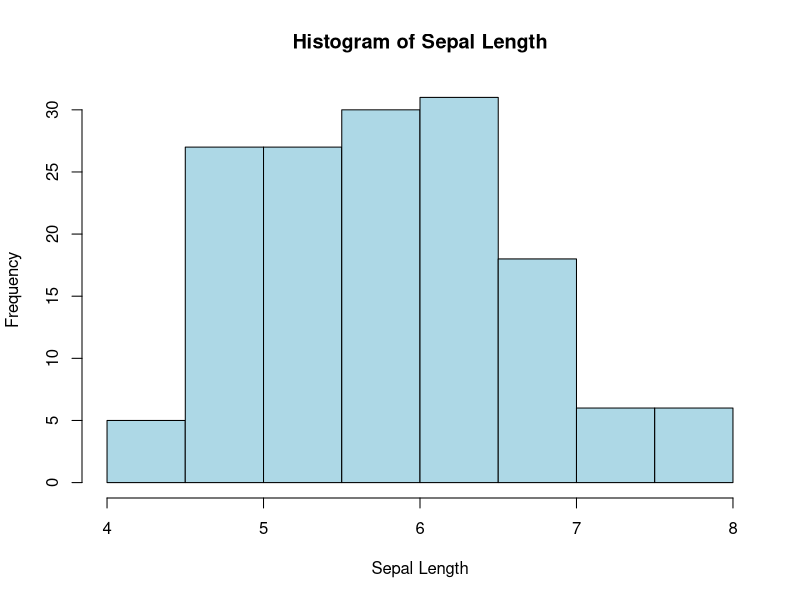
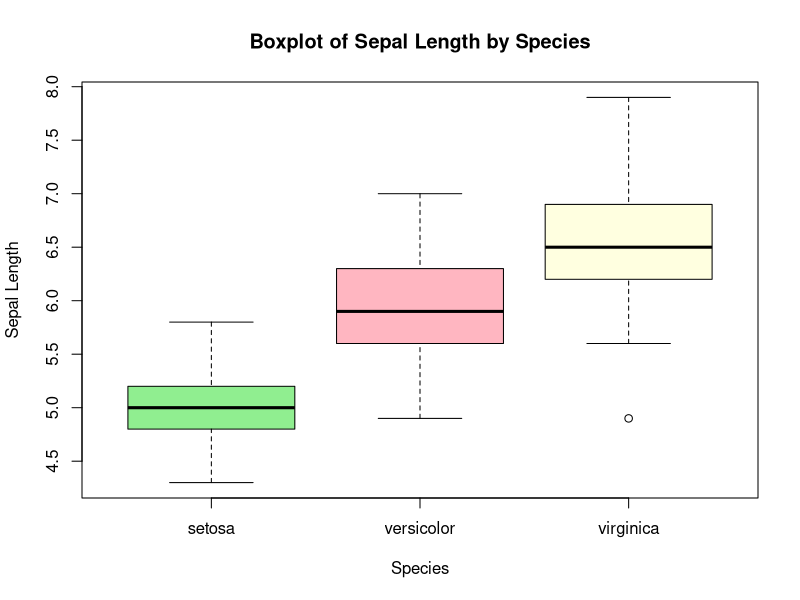

These charts were generated, in order, by the following R code:
data(iris)
head(iris)
summary(iris)
str(iris)
head(iris$Sepal.Length)
hist(iris$Sepal.Length, 
       main="Histogram of Sepal Length", xlab="Sepal Length", col="lightblue", border="black")
boxplot(iris$Sepal.Length ~ iris$Species, 
        main="Boxplot of Sepal Length by Species", 
        xlab="Species", ylab="Sepal Length", col=c("lightgreen", "lightpink", "lightyellow"))
